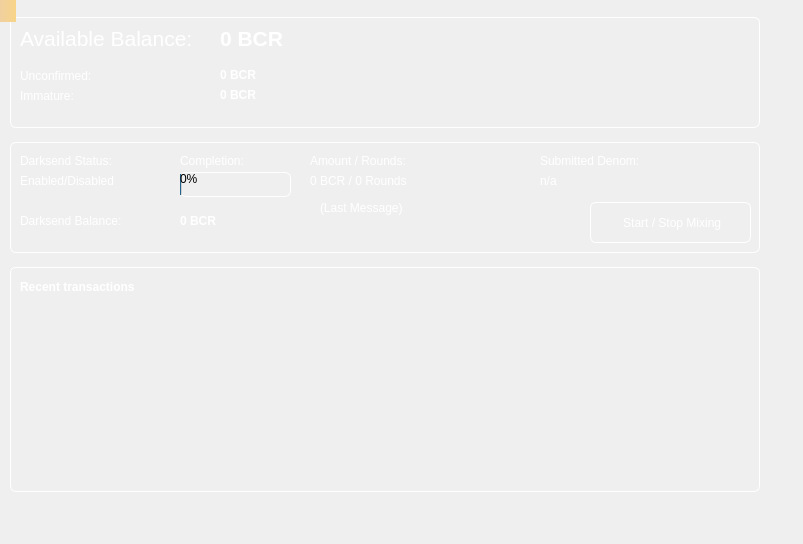
<?xml version="1.0" encoding="UTF-8"?>
<ui version="4.0">
 <class>OverviewPage</class>
 <widget class="QWidget" name="OverviewPage">
  <property name="geometry">
   <rect>
    <x>0</x>
    <y>0</y>
    <width>803</width>
    <height>544</height>
   </rect>
  </property>
  <property name="minimumSize">
   <size>
    <width>770</width>
    <height>480</height>
   </size>
  </property>
  <property name="windowTitle">
   <string>Form</string>
  </property>
  <widget class="QLabel" name="labelAlerts">
   <property name="geometry">
    <rect>
     <x>0</x>
     <y>0</y>
     <width>16</width>
     <height>22</height>
    </rect>
   </property>
   <property name="visible">
    <bool>false</bool>
   </property>
   <property name="styleSheet">
    <string notr="true">background-color: qlineargradient(x1: 0, y1: 0, x2: 1, y2: 0, stop:0 #F0D0A0, stop:1 #F8D488); color:#000000;</string>
   </property>
   <property name="wordWrap">
    <bool>true</bool>
   </property>
   <property name="margin">
    <number>3</number>
   </property>
  </widget>
  <widget class="QFrame" name="frameDarksend">
   <property name="geometry">
    <rect>
     <x>10</x>
     <y>142</y>
     <width>750</width>
     <height>111</height>
    </rect>
   </property>
   <property name="maximumSize">
    <size>
     <width>16777215</width>
     <height>300</height>
    </size>
   </property>
   <property name="styleSheet">
    <string notr="true">background:transparent; border-radius: 6px; border: 1px solid white;</string>
   </property>
   <property name="frameShape">
    <enum>QFrame::StyledPanel</enum>
   </property>
   <property name="frameShadow">
    <enum>QFrame::Raised</enum>
   </property>
   <widget class="QLabel" name="darksendStatus">
    <property name="geometry">
     <rect>
      <x>310</x>
      <y>59</y>
      <width>211</width>
      <height>41</height>
     </rect>
    </property>
    <property name="minimumSize">
     <size>
      <width>150</width>
      <height>30</height>
     </size>
    </property>
    <property name="styleSheet">
     <string notr="true">color: rgb(255, 255, 255);border: none;</string>
    </property>
    <property name="text">
     <string>(Last Message)</string>
    </property>
    <property name="alignment">
     <set>Qt::AlignLeading|Qt::AlignLeft|Qt::AlignTop</set>
    </property>
    <property name="wordWrap">
     <bool>true</bool>
    </property>
   </widget>
   <widget class="QPushButton" name="toggleDarksend">
    <property name="geometry">
     <rect>
      <x>580</x>
      <y>60</y>
      <width>161</width>
      <height>41</height>
     </rect>
    </property>
    <property name="sizePolicy">
     <sizepolicy hsizetype="Fixed" vsizetype="Fixed">
      <horstretch>0</horstretch>
      <verstretch>0</verstretch>
     </sizepolicy>
    </property>
    <property name="styleSheet">
     <string notr="true">border: 1px solid white; background: transparent; color: white;</string>
    </property>
    <property name="text">
     <string> Start / Stop Mixing</string>
    </property>
   </widget>
   <widget class="QLabel" name="label_7">
    <property name="geometry">
     <rect>
      <x>10</x>
      <y>10</y>
      <width>101</width>
      <height>17</height>
     </rect>
    </property>
    <property name="styleSheet">
     <string notr="true">color: rgb(255, 255, 255); border: none;</string>
    </property>
    <property name="text">
     <string>Darksend Status:</string>
    </property>
   </widget>
   <widget class="QLabel" name="labelAnonymizedText">
    <property name="geometry">
     <rect>
      <x>10</x>
      <y>70</y>
      <width>111</width>
      <height>17</height>
     </rect>
    </property>
    <property name="styleSheet">
     <string notr="true">color: rgb(255, 255, 255);border: none;</string>
    </property>
    <property name="text">
     <string>Darksend Balance:</string>
    </property>
   </widget>
   <widget class="QLabel" name="label_8">
    <property name="geometry">
     <rect>
      <x>170</x>
      <y>10</y>
      <width>74</width>
      <height>17</height>
     </rect>
    </property>
    <property name="styleSheet">
     <string notr="true">color: rgb(255, 255, 255);border: none;</string>
    </property>
    <property name="text">
     <string>Completion:</string>
    </property>
   </widget>
   <widget class="QProgressBar" name="darksendProgress">
    <property name="geometry">
     <rect>
      <x>170</x>
      <y>30</y>
      <width>111</width>
      <height>25</height>
     </rect>
    </property>
    <property name="maximumSize">
     <size>
      <width>154</width>
      <height>16777215</height>
     </size>
    </property>
    <property name="styleSheet">
     <string notr="true">background:transparent;</string>
    </property>
    <property name="value">
     <number>0</number>
    </property>
   </widget>
   <widget class="QLabel" name="labelAnonymized">
    <property name="geometry">
     <rect>
      <x>170</x>
      <y>70</y>
      <width>150</width>
      <height>17</height>
     </rect>
    </property>
    <property name="maximumSize">
     <size>
      <width>150</width>
      <height>16777215</height>
     </size>
    </property>
    <property name="font">
     <font>
      <weight>75</weight>
      <bold>true</bold>
     </font>
    </property>
    <property name="styleSheet">
     <string notr="true">color: rgb(255, 255, 255);border: none;</string>
    </property>
    <property name="text">
     <string>0 BCR</string>
    </property>
   </widget>
   <widget class="QLabel" name="label_9">
    <property name="geometry">
     <rect>
      <x>300</x>
      <y>10</y>
      <width>109</width>
      <height>17</height>
     </rect>
    </property>
    <property name="styleSheet">
     <string notr="true">color: rgb(255, 255, 255);border: none;</string>
    </property>
    <property name="text">
     <string>Amount / Rounds:</string>
    </property>
   </widget>
   <widget class="QLabel" name="labelAmountRounds">
    <property name="geometry">
     <rect>
      <x>300</x>
      <y>30</y>
      <width>231</width>
      <height>17</height>
     </rect>
    </property>
    <property name="maximumSize">
     <size>
      <width>250</width>
      <height>16777215</height>
     </size>
    </property>
    <property name="styleSheet">
     <string notr="true">color: rgb(255, 255, 255);border: none;</string>
    </property>
    <property name="text">
     <string>0 BCR / 0 Rounds</string>
    </property>
   </widget>
   <widget class="QLabel" name="label_10">
    <property name="geometry">
     <rect>
      <x>530</x>
      <y>10</y>
      <width>111</width>
      <height>17</height>
     </rect>
    </property>
    <property name="styleSheet">
     <string notr="true">color: rgb(255, 255, 255);border: none;</string>
    </property>
    <property name="text">
     <string>Submitted Denom:</string>
    </property>
   </widget>
   <widget class="QLabel" name="labelSubmittedDenom">
    <property name="geometry">
     <rect>
      <x>530</x>
      <y>30</y>
      <width>150</width>
      <height>17</height>
     </rect>
    </property>
    <property name="maximumSize">
     <size>
      <width>150</width>
      <height>16777215</height>
     </size>
    </property>
    <property name="statusTip">
     <string>The denominations you submitted to the Banknode. To mix, other users must submit the exact same denominations.</string>
    </property>
    <property name="styleSheet">
     <string notr="true">color: rgb(255, 255, 255);border: none;</string>
    </property>
    <property name="text">
     <string>n/a</string>
    </property>
   </widget>
   <widget class="QLabel" name="darksendEnabled">
    <property name="geometry">
     <rect>
      <x>10</x>
      <y>30</y>
      <width>105</width>
      <height>17</height>
     </rect>
    </property>
    <property name="maximumSize">
     <size>
      <width>150</width>
      <height>16777215</height>
     </size>
    </property>
    <property name="styleSheet">
     <string notr="true">color: rgb(255, 255, 255);border: none;</string>
    </property>
    <property name="text">
     <string>Enabled/Disabled</string>
    </property>
   </widget>
  </widget>
  <widget class="QFrame" name="frame">
   <property name="geometry">
    <rect>
     <x>10</x>
     <y>17</y>
     <width>750</width>
     <height>111</height>
    </rect>
   </property>
   <property name="sizePolicy">
    <sizepolicy hsizetype="Expanding" vsizetype="Preferred">
     <horstretch>0</horstretch>
     <verstretch>0</verstretch>
    </sizepolicy>
   </property>
   <property name="styleSheet">
    <string notr="true">border-radius: 6px; border: 1px solid white;</string>
   </property>
   <property name="frameShape">
    <enum>QFrame::StyledPanel</enum>
   </property>
   <property name="frameShadow">
    <enum>QFrame::Raised</enum>
   </property>
   <widget class="QLabel" name="label">
    <property name="geometry">
     <rect>
      <x>10</x>
      <y>11</y>
      <width>181</width>
      <height>21</height>
     </rect>
    </property>
    <property name="font">
     <font>
      <pointsize>16</pointsize>
     </font>
    </property>
    <property name="styleSheet">
     <string notr="true">background: transparent; color: white; border: none;</string>
    </property>
    <property name="text">
     <string>Available Balance:</string>
    </property>
   </widget>
   <widget class="QLabel" name="labelUnconfirmed">
    <property name="geometry">
     <rect>
      <x>210</x>
      <y>50</y>
      <width>291</width>
      <height>17</height>
     </rect>
    </property>
    <property name="font">
     <font>
      <weight>75</weight>
      <bold>true</bold>
     </font>
    </property>
    <property name="cursor">
     <cursorShape>IBeamCursor</cursorShape>
    </property>
    <property name="toolTip">
     <string>Total of transactions that have yet to be confirmed, and do not yet count toward the current balance</string>
    </property>
    <property name="styleSheet">
     <string notr="true">background: transparent; color: white; border: none;</string>
    </property>
    <property name="text">
     <string notr="true">0 BCR</string>
    </property>
    <property name="textInteractionFlags">
     <set>Qt::LinksAccessibleByMouse|Qt::TextSelectableByKeyboard|Qt::TextSelectableByMouse</set>
    </property>
   </widget>
   <widget class="QLabel" name="labelBalance">
    <property name="geometry">
     <rect>
      <x>210</x>
      <y>9</y>
      <width>371</width>
      <height>21</height>
     </rect>
    </property>
    <property name="font">
     <font>
      <pointsize>16</pointsize>
      <weight>75</weight>
      <bold>true</bold>
     </font>
    </property>
    <property name="cursor">
     <cursorShape>IBeamCursor</cursorShape>
    </property>
    <property name="toolTip">
     <string>&lt;html&gt;&lt;head/&gt;&lt;body&gt;&lt;p&gt;Your current balance&lt;/p&gt;&lt;/body&gt;&lt;/html&gt;</string>
    </property>
    <property name="styleSheet">
     <string notr="true">background: transparent; color: white;border: none;</string>
    </property>
    <property name="text">
     <string notr="true">0 BCR</string>
    </property>
    <property name="textInteractionFlags">
     <set>Qt::LinksAccessibleByMouse|Qt::TextSelectableByKeyboard|Qt::TextSelectableByMouse</set>
    </property>
   </widget>
   <widget class="QLabel" name="label_3">
    <property name="geometry">
     <rect>
      <x>10</x>
      <y>50</y>
      <width>83</width>
      <height>17</height>
     </rect>
    </property>
    <property name="styleSheet">
     <string notr="true">background: transparent; color: white; border: none;</string>
    </property>
    <property name="text">
     <string>Unconfirmed:</string>
    </property>
   </widget>
   <widget class="QLabel" name="labelImmatureText">
    <property name="geometry">
     <rect>
      <x>10</x>
      <y>70</y>
      <width>64</width>
      <height>17</height>
     </rect>
    </property>
    <property name="styleSheet">
     <string notr="true">background: transparent; color: white; border: none;</string>
    </property>
    <property name="text">
     <string>Immature:</string>
    </property>
   </widget>
   <widget class="QLabel" name="labelImmature">
    <property name="geometry">
     <rect>
      <x>210</x>
      <y>70</y>
      <width>311</width>
      <height>17</height>
     </rect>
    </property>
    <property name="font">
     <font>
      <weight>75</weight>
      <bold>true</bold>
     </font>
    </property>
    <property name="toolTip">
     <string>Mined balance that has not yet matured</string>
    </property>
    <property name="styleSheet">
     <string notr="true">background: transparent; color: white; border: none;</string>
    </property>
    <property name="text">
     <string notr="true">0 BCR</string>
    </property>
    <property name="textInteractionFlags">
     <set>Qt::LinksAccessibleByMouse|Qt::TextSelectableByKeyboard|Qt::TextSelectableByMouse</set>
    </property>
   </widget>
  </widget>
  <widget class="QFrame" name="frame_2">
   <property name="geometry">
    <rect>
     <x>10</x>
     <y>267</y>
     <width>750</width>
     <height>225</height>
    </rect>
   </property>
   <property name="styleSheet">
    <string notr="true">background: transparent; border-radius: 6px; border: 1px solid white;</string>
   </property>
   <property name="frameShape">
    <enum>QFrame::StyledPanel</enum>
   </property>
   <property name="frameShadow">
    <enum>QFrame::Raised</enum>
   </property>
   <layout class="QVBoxLayout" name="verticalLayout">
    <item>
     <layout class="QHBoxLayout" name="horizontalLayout_2">
      <item>
       <widget class="QLabel" name="label_4">
        <property name="styleSheet">
         <string notr="true">color: white;border: none;</string>
        </property>
        <property name="text">
         <string>&lt;b&gt;Recent transactions&lt;/b&gt;</string>
        </property>
       </widget>
      </item>
      <item>
       <spacer name="horizontalSpacer">
        <property name="orientation">
         <enum>Qt::Horizontal</enum>
        </property>
        <property name="sizeHint" stdset="0">
         <size>
          <width>40</width>
          <height>20</height>
         </size>
        </property>
       </spacer>
      </item>
     </layout>
    </item>
    <item>
     <widget class="QListView" name="listTransactions">
      <property name="styleSheet">
       <string notr="true">background: transparent; border: none;</string>
      </property>
      <property name="frameShape">
       <enum>QFrame::NoFrame</enum>
      </property>
      <property name="verticalScrollBarPolicy">
       <enum>Qt::ScrollBarAlwaysOff</enum>
      </property>
      <property name="horizontalScrollBarPolicy">
       <enum>Qt::ScrollBarAlwaysOff</enum>
      </property>
      <property name="selectionMode">
       <enum>QAbstractItemView::NoSelection</enum>
      </property>
     </widget>
    </item>
   </layout>
  </widget>
  <zorder>frame_2</zorder>
  <zorder>frame</zorder>
  <zorder>labelAlerts</zorder>
  <zorder>frameDarksend</zorder>
 </widget>
 <resources>
  <include location="../bitcredit.qrc"/>
 </resources>
 <connections/>
</ui>
